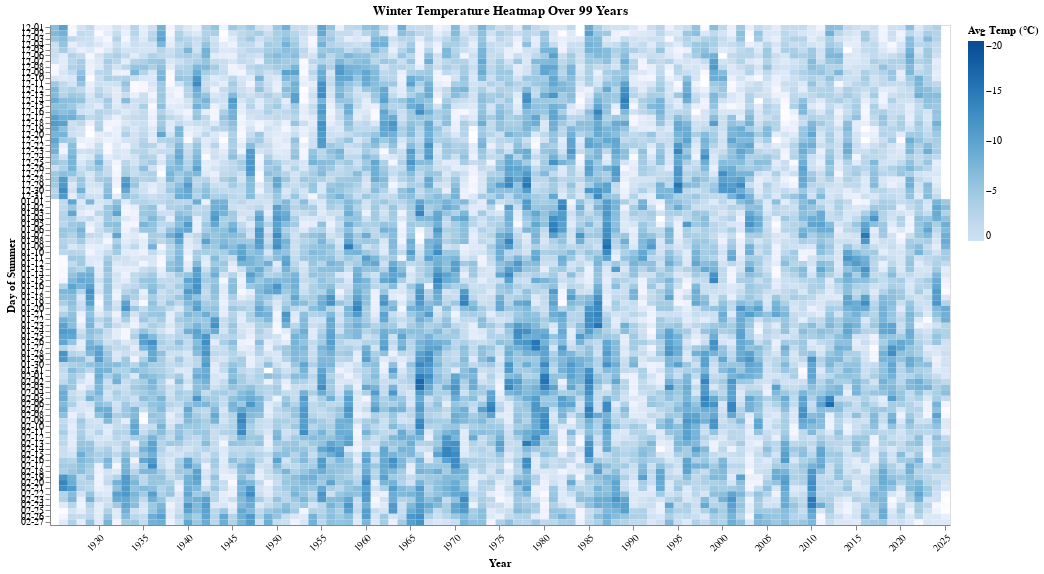

Here is the notebook cell this chart was saved with:
### Code cell
winter_heatmap = alt.Chart(winter_temperature).mark_rect().encode(    
    x=alt.X("year:O", title="Year", axis=alt.Axis(labelAngle=-45, 
                                                  values = list(range(1920, 2026, 5)))), 
    y=alt.Y("month_day:N", title="Day of Summer", sort=None),
    color=alt.Color("temperature:Q", scale=alt.Scale(scheme="blues", domain=[0, -20]), title="Avg Temp (°C)"),
    tooltip=["year", "month_day", "temperature"]
).properties(
    width=900,
    height=500,
    title="Winter Temperature Heatmap Over 99 Years"
)

winter_heatmap.show()

### Figure 1 — Vega-Lite specification as saved in the notebook (floating-point values rounded to 4 significant figures; data arrays with more than 128 entries replaced by an {"elided": "..."} marker saying what was removed)
{"config": {"view": {"continuousWidth": 300, "continuousHeight": 300}}, "data": {"name": "data-d50c47195267a2f1231593804cf32739"}, "mark": {"type": "rect"}, "encoding": {"color": {"field": "temperature", "scale": {"domain": [0, -20], "scheme": "blues"}, "title": "Avg Temp (°C)", "type": "quantitative"}, "tooltip": [{"field": "year", "type": "quantitative"}, {"field": "month_day", "type": "nominal"}, {"field": "temperature", "type": "quantitative"}], "x": {"axis": {"labelAngle": -45, "values": [1920, 1925, 1930, 1935, 1940, 1945, 1950, 1955, 1960, 1965, 1970, 1975, 1980, 1985, 1990, 1995, 2000, 2005, 2010, 2015, 2020, 2025]}, "field": "year", "title": "Year", "type": "ordinal"}, "y": {"field": "month_day", "sort": null, "title": "Day of Summer", "type": "nominal"}}, "height": 500, "title": "Winter Temperature Heatmap Over 99 Years", "width": 900, "$schema": "https://vega.github.io/schema/vega-lite/v5.20.1.json", "datasets": {"data-d50c47195267a2f1231593804cf32739": {"elided": "8899 records"}}}
